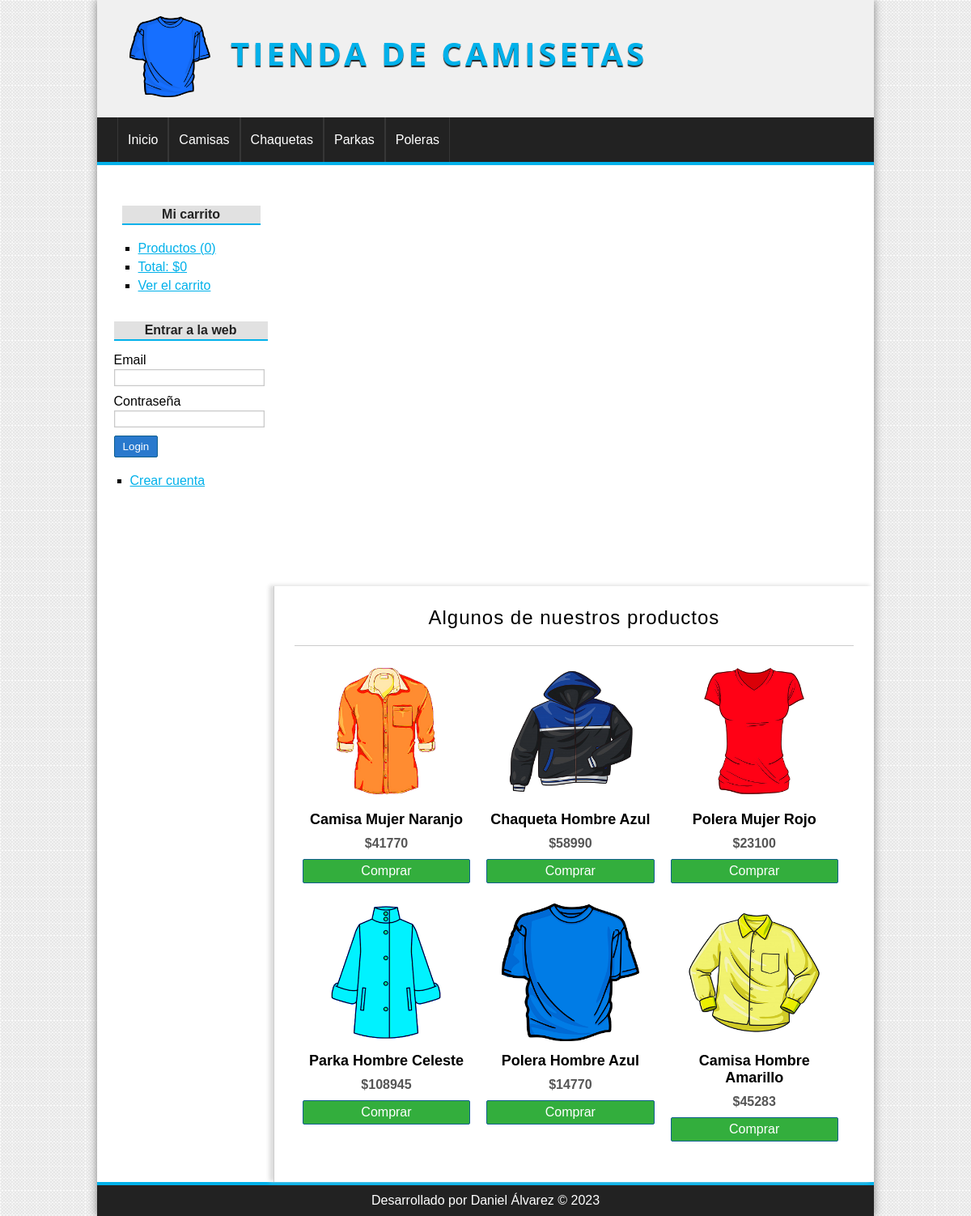
The page / on the database its author committed.
### tables this page shows
CREATE TABLE `categoria` (
  `id` int(11) NOT NULL,
  `nombre` varchar(45) DEFAULT NULL
);

CREATE TABLE `producto` (
  `id` int(11) NOT NULL,
  `nombre` varchar(45) DEFAULT NULL,
  `descripcion` text DEFAULT NULL,
  `precio` float DEFAULT NULL,
  `stock` int(11) DEFAULT NULL,
  `oferta` varchar(2) DEFAULT NULL,
  `fecha` date DEFAULT NULL,
  `imagen` varchar(45) DEFAULT NULL,
  `categoria_id` int(11) NOT NULL
);

### config/database.php (called while the page is built)
<?php
class Database {
	private static $servidor = "localhost";
	private static $usuario = "root";
	private static $clave = "root";
	private static $baseDeDatos = "dbtiendapolerasphp";
	private static $puerto = 3306;
	public static function conectar() {
		$db = new mysqli(DataBase::$servidor, DataBase::$usuario, DataBase::$clave, DataBase::$baseDeDatos, DataBase::$puerto);
		$db->query("SET NAMES 'utf8'");
		return $db;
	}
}
?>

### models/dao/CategoriaDAO.php (called while the page is built, shortened)
<?php
if (file_exists("config/database.php")) {
	require_once "config/database.php";
}
else {
	require_once "../config/database.php";
}
?>
<?php
class CategoriaDAO {
    public $db;
    public function __construct() {
        $this->db = Database::conectar();
    }
    public function getAll() {
        $query = $this->db->query("SELECT * FROM categoria");
        return $query;
    }
}
?>

### helpers/Helper.php (called while the page is built, shortened)
<?php
class Helper {
    public static function obtenerEstadisticasCarrito() {
    	$estadisticas = array("cantidad" => 0, "total" => 0);
    	return $estadisticas;
    }
}
?>

### controllers/ProductoControlador.php (called while the page is built, shortened)
<?php
class ProductoControlador {
	public function renderizarVistaAlgunosProductos() {
		require_once 'models/dao/ProductoDAO.php';
		$daoProducto = new ProductoDAO();
		$productos = $daoProducto->getRandom(6);
		require_once 'views/algunos_productos.php';
	}
}
?>

### models/dao/ProductoDAO.php (called while the page is built, shortened)
<?php
if (file_exists("config/database.php")) {
	require_once "config/database.php";
}
else {
	require_once "../config/database.php";
}
?>
<?php
class ProductoDAO {
    public $db;
    public function __construct() {
        $this->db = Database::conectar();
    }
    public function getRandom($limite) {
    	$query = $this->db->query("SELECT * FROM producto ORDER BY RAND() LIMIT {$limite}");
    	return $query;
    }
}
?>

### views/algunos_productos.php (the view)
<h1>Algunos de nuestros productos</h1>
<?php
while ($producto = $productos->fetch_object()):
?>
	<div class="producto">
		<a href="<?=BASE_URL?>Producto/MostrarProducto&id=<?=$producto->id?>">
			<img src="<?=BASE_URL?>uploads/images/<?=$producto->imagen?>"/>
			<h2><?=$producto->nombre?></h2>
		</a>
		<p>$<?=$producto->precio?></p>
		<a href="<?=BASE_URL?>controllers/CarritoControlador.php?opcion=1&id=<?=$producto->id?>" class="boton">Comprar</a>
	</div>
<?php
endwhile;
?>

### index.php (shortened to what this page needs)
<?php require_once "helpers/Helper.php"; ?>
<!doctype html>
<html lang="es">
<head>
	<link rel="stylesheet" href="<?=BASE_URL?>assets/css/styles.css?<?=TIME_UPDATE_CSS?>"/>
</head>
<body>
	<div id="contenedor">
    	<?php require_once "views/includes/header.php"; ?>
    	<?php require_once "views/includes/aside.php"; ?>
    	<div id="central">
        	<div id="contenido">
                <?php
                if (isset($_GET["controlador"]) && file_exists("controllers/" . $_GET["controlador"] . ".php")) {
                	$controlador = new $_GET["controlador"]();
                	if (isset($_GET["accion"]) && method_exists($controlador, $_GET["accion"])) {
                		$accion = $_GET["accion"];
                		$controlador->$accion();
                	}
                	else {
                		require_once 'views/error.php';
                	}
                } else {
                	require_once 'views/error.php';
                }
                ?>
            </div>
        </div>
        <?php require_once "views/includes/footer.php"; ?>
	</div>
</body>
</html>

### views/includes/header.php
<?php require_once "models/dao/CategoriaDAO.php"; ?>
<?php
$daoCategoria = new CategoriaDAO();
$categorias = $daoCategoria->getAll();
?>
<header>
	<div id="logo">
		<img src="<?=BASE_URL?>assets/img/camiseta.png" alt="Logo"/> <a href="index.php">Tienda de camisetas</a>
	</div>
</header>
<nav>
	<ul>
		<li><a href="<?=BASE_URL?>">Inicio</a></li>
	<?php
	while ($categoria = $categorias->fetch_object()):
	?>
		<li><a href="<?=BASE_URL?>Categoria/MostrarCategoria&id=<?=$categoria->id?>"><?=$categoria->nombre?></a></li>
	<?php
	endwhile;
	?>
	</ul>
</nav>

### views/includes/aside.php (shortened to what this page needs)
<aside id="lateral">
<div id="login" class="bloque-lateral">
	<div id="carrito" class="bloque-lateral">
		<h3>Mi carrito</h3>
		<ul>
			<li><a href="<?=BASE_URL?>Carrito/MostrarCarrito">Productos (<?=Helper::obtenerEstadisticasCarrito()["cantidad"]?>)</a></li>
			<li><a href="<?=BASE_URL?>Carrito/MostrarCarrito">Total: $<?=Helper::obtenerEstadisticasCarrito()["total"]?></a></li>
			<li><a href="<?=BASE_URL?>Carrito/MostrarCarrito">Ver el carrito</a></li>
		</ul>
	</div>
	<?php
	if (!isset($_SESSION["usuario"])):
	?>
		<h3>Entrar a la web</h3>
		<form action="<?=BASE_URL?>controllers/UsuarioControlador.php" method="POST">
			<label for="email">Email</label> <input type="email" name="email" />
			<label for="clave">Contraseña</label>
			<input type="password"name="clave" />
			<button type="submit" name="opcion" value="2">Login</button>
		</form>
	<?php
	else:
	?>
		<h3><?=$_SESSION["usuario"]->nombre?></h3>
	<?php
	endif;
	?>
		<ul>
		<?php
		if (isset($_SESSION["usuario"])):
		?>
			<li><a href="<?=BASE_URL?>controllers/UsuarioControlador.php?opcion=3">Cerrar sesión</a></li>
		<?php
		else:
		?>
			<li><a href="<?=BASE_URL?>Usuario/CrearCuenta">Crear cuenta</a></li>
		<?php
		endif;
		?>
		</ul>
	</div>
</aside>

### views/includes/footer.php
<footer>
	<p>Desarrollado por Daniel Álvarez &copy <?=date("Y")?></p>
</footer>

### assets/css/styles.css (style rules this page uses)
* { padding: 0px; margin: 0px; font-family: sans-serif, Helvetica, Arial; }
body { background: url("../img/bg.png"); }
a { color: #01B1EA; }
label, input[type="text"], input[type="password"], input[type="email"], input[type="number"], select, textarea { display: block; width: 95%; margin-top: 2px; margin-bottom: 2px; }
input[type="text"], input[type="password"], input[type="email"], input[type="number"], select, textarea { border: 1px solid #C9C9C9; box-shadow: 0px 0px 2px #CCC inset; background: white; padding: 2px; color: gray; transition: all 300ms; }
input[type="button"], input[type="submit"], button, .boton { display: block; border-radius: 2px; width: auto; padding: 5px; padding-left: 10px; padding-right: 10px; color: white; background: #2979CD; border: 1px solid #11608E; cursor: pointer; }
label, input[type="button"], input[type="submit"], button, .boton { margin-top: 10px; }
.boton { background: #33AE3D; color: white !important; text-decoration: none; }
#contenedor { width: 80%; margin: 0px auto; box-shadow: 0px 0px 10px gray; background: white; }
header { height: 145px; background: #F0F0F0; }
#logo { padding: 20px; margin-left: 20px; float: left; }
#logo img { width: 100px; height: 100px; float: left; }
#logo a { float: left; font-size: 40px; letter-spacing: 4px; font-family: "Open Sans", "Helvetica", "Arial"; text-transform: uppercase; color: #01B1EA; font-weight: bold; text-decoration: none; margin-top: 18px; margin-left: 25px; text-shadow: 0px 2px 1px #222222; transition: all 300ms; }
nav { background: #222; color: white; height: 55px; clear: both; border-bottom: 4px solid #01B1EA; }
nav ul { list-style: none; text-decoration: none; margin: 0px auto; margin-left: 25px; }
nav ul li { line-height: 55px; float: left; border-right: 1px solid #363636; }
nav ul li a { display: block; color: white; text-decoration: none; padding-left: 12px; padding-right: 12px; transition: all 300ms; }
nav ul li a:first-child { border-left: 1px solid #363636; }
#contenido { margin: 0px auto; overflow: hidden; background: white; }
#lateral { width: 22%; min-height: 500px; float: left; margin-top: 20px; margin-left: 10px; }
#lateral h3 { display: block; width: 100%; color: #222; text-align: center; padding-top: 2px; padding-bottom: 2px; margin-bottom: 15px; font-size: 16px; font-weight: bold; background: #E1E1E1; border-bottom: 2px solid #01B1EA; }
#lateral .bloque-lateral { display: block; width: 90%; margin: 5px auto; padding: 10px; }
#lateral ul { margin-top: 20px; margin-bottom: 20px; }
#lateral ul li { list-style: square; margin-left: 20px; margin-top: 5px; margin-bottom: 5px; }
#central { width: 72%; min-height: 500px; float: right; border-left: 1px solid #ccc; box-shadow: -5px -1px 5px #ddd; padding: 25px; }
#central h1 { font-size: 24px; font-weight: normal; letter-spacing: 1px; text-align: center; border-bottom: 1px solid #ccc; margin-bottom: 20px; padding: 20px; padding-top: 0px; }
.producto { width: 30%; float: left; margin-left: 10px; margin-right: 10px; margin-bottom: 25px; text-align: center; }
.producto a { color: black; text-decoration: none; }
.producto img { width: 170px; height: 170px; margin-bottom: 10px; }
.producto h2 { font-size: 18px; margin-bottom: 10px; }
.producto p { font-weight: bold; color: #555; margin-bottom: 10px; }
footer { clear: both; text-align: center; padding-top: 10px; padding-bottom: 10px; color: white; background: #222222; border-top: 4px solid #01B1EA; }

### rows shown on the page
categoria: nombre "Camisas"
categoria: nombre "Chaquetas"
categoria: nombre "Parkas"
categoria: nombre "Poleras"
producto: imagen (picture), nombre "Camisa Mujer Naranjo", precio "41770"
producto: imagen (picture), nombre "Chaqueta Hombre Azul", precio "58990"
producto: imagen (picture), nombre "Polera Mujer Rojo", precio "23100"
producto: imagen (picture), nombre "Parka Hombre Celeste", precio "108945"
producto: imagen (picture), nombre "Polera Hombre Azul", precio "14770"
producto: imagen (picture), nombre "Camisa Hombre Amarillo", precio "45283"

### other values the page prints
Helper::obtenerEstadisticasCarrito()["cantidad"] "0"
Helper::obtenerEstadisticasCarrito()["total"] "0"
